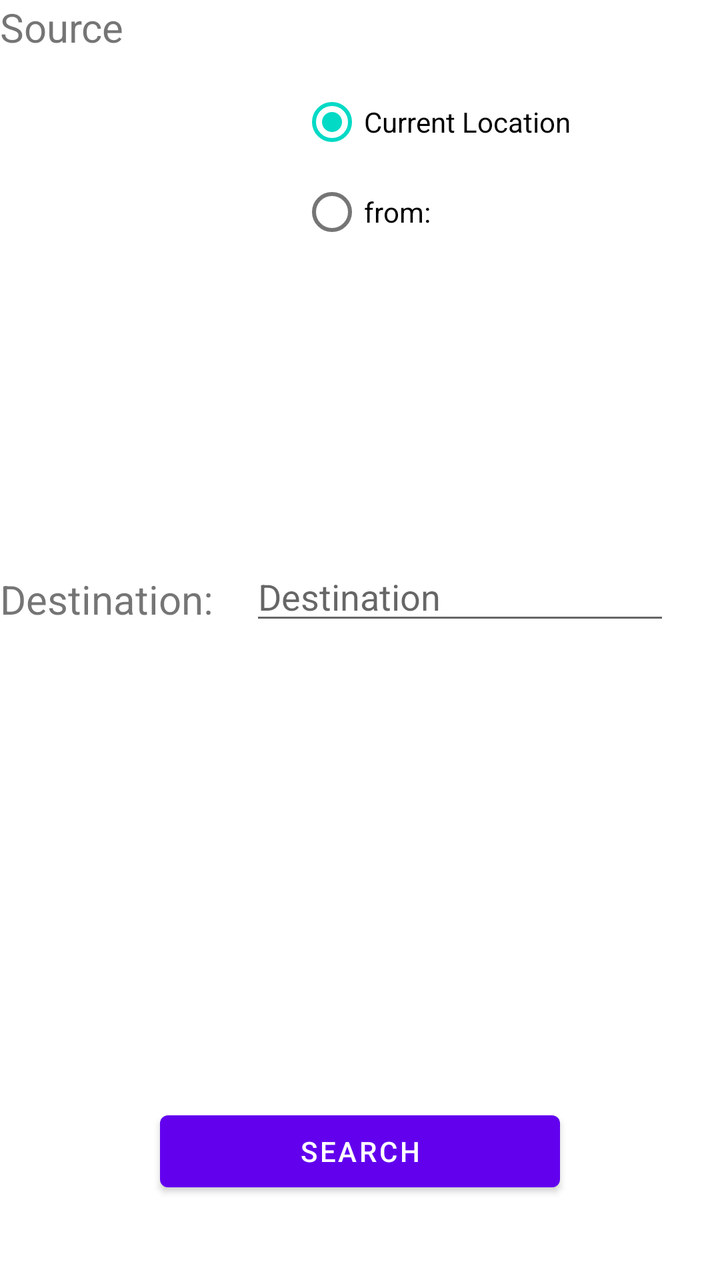
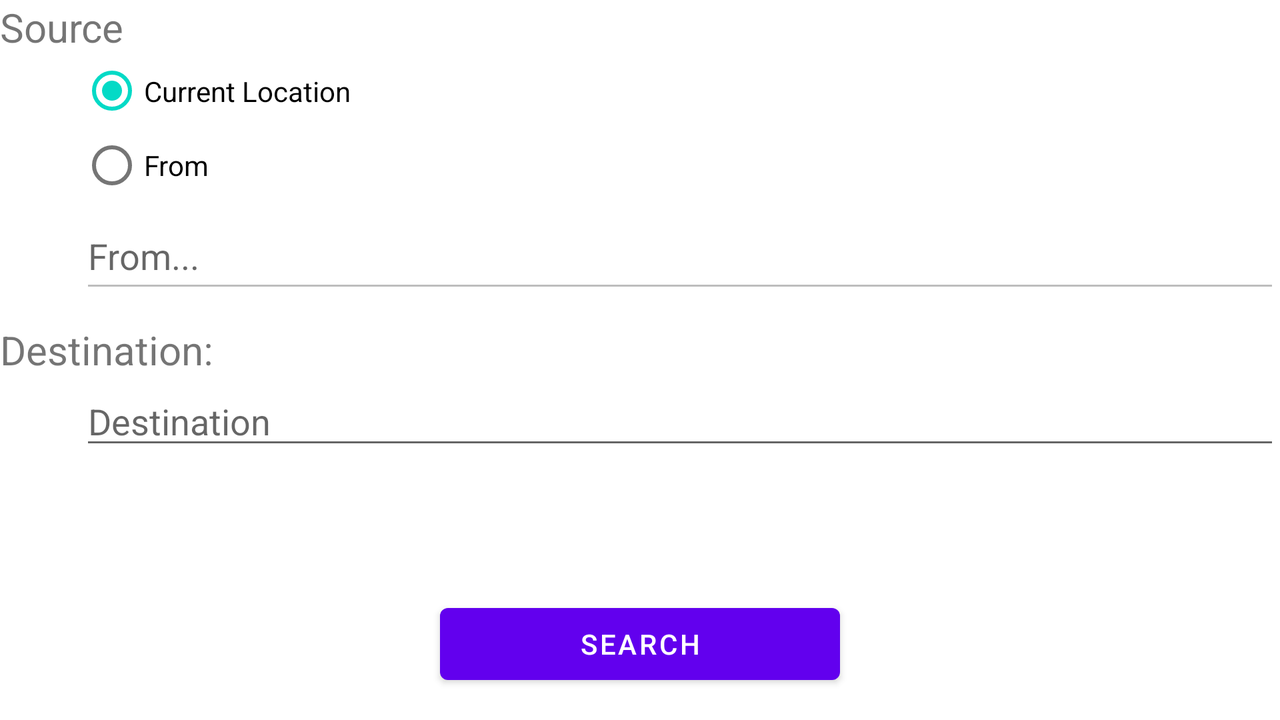

First picture: res/layout/ on a phone held upright. Second picture: the repository's own variant of that layout, on a device whose configuration matches the variant's folder. Source for both follows.
<!-- AndroidManifest.xml: fallback theme Theme.MaterialComponents.DayNight.NoActionBar -->
<!-- res/layout/searc_view.xml -->
<LinearLayout xmlns:android="http://schemas.android.com/apk/res/android"
    android:layout_width="fill_parent"
    android:layout_height="match_parent"
    android:orientation="vertical" >

    <LinearLayout
        android:id="@+id/l1"
        android:layout_width="fill_parent"
        android:layout_height="0dp"
        android:layout_weight="0.40"
        android:orientation="vertical" >

        <TextView
            android:id="@+id/titlefrom"
            android:layout_width="wrap_content"
            android:layout_height="wrap_content"
            android:text="@string/source"
            android:textSize="20dp" />

        <LinearLayout
            android:id="@+id/l1"
            android:layout_width="fill_parent"
            android:layout_height="300px"
            android:gravity="right"
            android:orientation="vertical" >

            <RadioGroup
                android:id="@+id/radioGroup1"
                android:layout_width="wrap_content"
                android:layout_height="wrap_content"
                android:layout_marginTop="10dp" >

                <RadioButton
                    android:id="@+id/CurLocation"
                    android:layout_width="wrap_content"
                    android:layout_height="wrap_content"
                    android:checked="true"
                    android:text="@string/clocation" />

                <RadioButton
                    android:id="@+id/customLocation"
                    android:layout_width="wrap_content"
                    android:layout_height="wrap_content"
                    android:text="@string/from" />

                <AutoCompleteTextView
                    android:id="@+id/editText1"
                    android:layout_width="wrap_content"
                    android:layout_height="wrap_content"
                    android:ems="10"
                    android:enabled="false"
                    android:hint="@string/f_hint"
                    android:imeOptions="actionDone"
                    android:inputType="textAutoComplete|textAutoCorrect"
                    android:textColor="#FFFFFF" />
            </RadioGroup>
        </LinearLayout>
    </LinearLayout>

    <LinearLayout
        android:id="@+id/l2"
        android:layout_width="fill_parent"
        android:layout_height="0dp"
        android:layout_below="@+id/l1"
        android:layout_weight="0.40"
        android:orientation="horizontal" >

        <TextView
            android:id="@+id/titlestoo"
            android:layout_width="125dp"
            android:layout_height="wrap_content"
            android:layout_marginTop="30dp"
            android:text="@string/to"
            android:textSize="20dp" />

        <LinearLayout
            android:layout_width="fill_parent"
            android:layout_height="fill_parent"
            android:orientation="vertical" >

            <AutoCompleteTextView
                android:id="@+id/editText2"
                android:layout_width="wrap_content"
                android:layout_height="wrap_content"
                android:layout_below="@+id/deslocation"
                android:layout_marginTop="20dp"
                android:ems="10"
                android:hint="@string/t_hint"
                android:imeOptions="actionDone"
                android:inputType="textAutoComplete|textAutoCorrect"
                android:textColor="#FFFFFF" >
            </AutoCompleteTextView>
        </LinearLayout>
    </LinearLayout>

    <LinearLayout
        android:layout_width="fill_parent"
        android:layout_height="0dp"
        android:layout_below="@+id/l2"
        android:layout_weight="0.20"
        android:gravity="center"
        android:orientation="vertical" >

        <Button
            android:id="@+id/Search_btn"
            android:layout_width="200dp"
            android:layout_height="wrap_content"
            android:text="@string/s_btn" />
    </LinearLayout>

</LinearLayout>
<!-- resources referenced by this layout -->
<resources>
  <string name="clocation">Current Location</string>
  <string name="f_hint">From...</string>
  <string name="from">from: </string>
  <string name="s_btn">Search</string>
  <string name="source">Source</string>
  <string name="t_hint">Destination</string>
  <string name="to">Destination: </string>
</resources>
<!-- res/layout-normal-land/searc_view.xml (the repository's variant of the layout above) -->
<!-- drawn on the phone turned sideways -->
<LinearLayout xmlns:android="http://schemas.android.com/apk/res/android"
    android:layout_width="fill_parent"
    android:layout_height="match_parent"
    android:orientation="vertical" >

    <LinearLayout
        android:id="@+id/l1"
        android:layout_width="fill_parent"
        android:layout_height="0dp"
        android:layout_weight="0.40"
        android:orientation="vertical" >

        <TextView
            android:id="@+id/titlefrom"
            android:layout_width="wrap_content"
            android:layout_height="wrap_content"
            android:text="@string/source"
            android:textSize="20dp" />

        <LinearLayout
            android:id="@+id/l1"
            android:layout_width="fill_parent"
            android:layout_height="fill_parent"
            android:orientation="vertical" >

            <RadioGroup
                android:id="@+id/radioGroup1"
                android:layout_width="fill_parent"
                android:layout_height="fill_parent"
                android:layout_marginLeft="40dp" >

                <RadioButton
                    android:id="@+id/CurLocation"
                    android:layout_width="wrap_content"
                    android:layout_height="0dp"
                    android:layout_weight="0.30"
                    android:checked="true"
                    android:text="@string/clocation" />

                <RadioButton
                    android:id="@+id/customLocation"
                    android:layout_width="wrap_content"
                    android:layout_height="0dp"
                    android:layout_weight="0.30"
                    android:text="From" />

                <AutoCompleteTextView
                    android:id="@+id/editText1"
                    android:layout_width="fill_parent"
                    android:layout_height="0dp"
                    android:layout_weight="0.40"
                    android:ems="10"
                    android:enabled="false"
                    android:hint="@string/f_hint"
                    android:inputType="textAutoComplete|textAutoCorrect"
                    android:textColor="#FFFFFF" />
            </RadioGroup>
        </LinearLayout>
    </LinearLayout>

    <LinearLayout
        android:id="@+id/l2"
        android:layout_width="fill_parent"
        android:layout_height="0dp"
        android:layout_below="@+id/l1"
        android:layout_weight="0.35"
        android:orientation="vertical" >

        <TextView
            android:id="@+id/titlestoo"
            android:layout_width="125dp"
            android:layout_height="wrap_content"
            android:layout_marginTop="10dp"
            android:text="@string/to"
            android:textSize="20dp" />

        <LinearLayout
            android:layout_width="fill_parent"
            android:layout_height="fill_parent"
            android:orientation="vertical" >

            <AutoCompleteTextView
                android:id="@+id/editText2"
                android:layout_width="fill_parent"
                android:layout_height="wrap_content"
                android:layout_below="@+id/deslocation"
                android:layout_marginLeft="40dp"
                android:ems="10"
                android:hint="@string/t_hint"
                android:inputType="textAutoComplete|textAutoCorrect"
                android:textColor="#FFFFFF" >
            </AutoCompleteTextView>
        </LinearLayout>
    </LinearLayout>

    <LinearLayout
        android:layout_width="fill_parent"
        android:layout_height="0dp"
        android:layout_below="@+id/l2"
        android:layout_weight="0.20"
        android:gravity="center"
        android:orientation="vertical" >

        <Button
            android:id="@+id/Search_btn"
            android:layout_width="200dp"
            android:layout_height="wrap_content"
            android:text="@string/s_btn" />
    </LinearLayout>

</LinearLayout>
<!-- resources referenced by the variant -->
<!-- as the phone turned sideways resolves them -->
<resources>
  <string name="clocation">Current Location</string>
  <string name="f_hint">From...</string>
  <string name="s_btn">Search</string>
  <string name="source">Source</string>
  <string name="t_hint">Destination</string>
  <string name="to">Destination: </string>
</resources>
